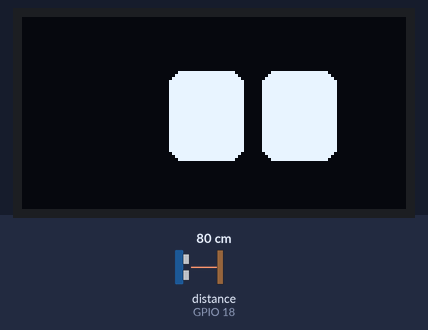
The sketch below on a simulated ESP32. Shown: 128×64 one-colour display. Wiring (inferred from the names in the program): ultrasonic range finder: trigger GPIO 5; echo GPIO 18. Inputs (shaded band) come from the test bench; at power-on: distance to the obstacle (sensor on GPIO 18) 80 cm. The echo pulse lasts 58.3 µs per cm; WiFi joins after 1.5 s; servers stay silent unless stated; the display library's start-up logo is not drawn; the local clock reads 2024-03-15 10:24:30 at power-on unless the sketch sets it; random numbers use the default seed unless the sketch sets one; what the sketch prints to the serial monitor is not drawn.

Above: at 4.2 s.
4.3 s: distance to the obstacle (sensor on GPIO 18) set to 73 cm
7.0 s: distance to the obstacle (sensor on GPIO 18) set to 66 cm
At 7.8 s:
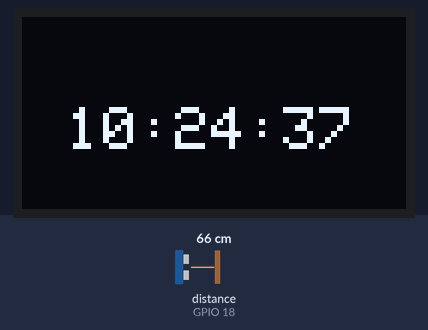
10.0 s: distance to the obstacle (sensor on GPIO 18) set to 120 cm
At 11.0 s:
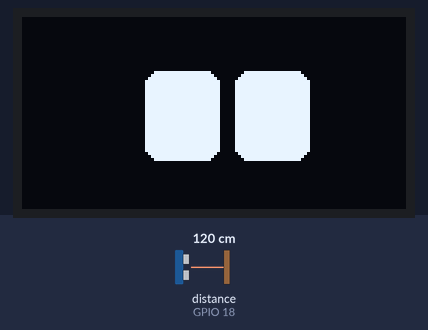
Timing chart, 0 to 13.0 s (numbered marks = the images above; inputs shaded):
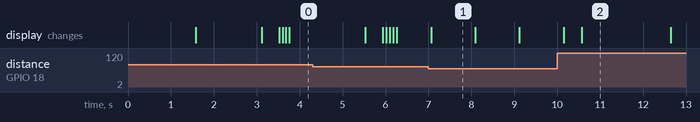

The sketch:

jam_digital.ino
```cpp
// Connect: Vcc-3.3V, Gnd-Gnd, SCL-D22, SDA-D21 (OLED 0.96 inch)
// HC-SR04: Trig = D5, Echo = D18
// Code No: 03
// by sabar24
#include <Wire.h>
#include <Adafruit_GFX.h>
#include <Adafruit_SSD1306.h>
#include <WiFi.h>
#include "time.h"

#define SCREEN_WIDTH 128
#define SCREEN_HEIGHT 64
#define OLED_RESET -1
Adafruit_SSD1306 display(SCREEN_WIDTH, SCREEN_HEIGHT, &Wire, OLED_RESET);

// Ultrasonic HC-SR04 pins
#define TRIG_PIN 5
#define ECHO_PIN 18

// Eye position and size
int leftEyeX = 40;
int rightEyeX = 80;
int eyeY = 18;
int eyeWidth = 25;
int eyeHeight = 30;


// Target positions (for smooth movement)
int targetLeftEyeX = leftEyeX;
int targetRightEyeX = rightEyeX;
int moveSpeed = 2;

// Blinking and animation variables
int blinkState = 0;
int blinkDelay = 2000;
unsigned long lastBlinkTime = 0;
unsigned long moveTime = 0;
int expression = 0;

// WiFi + NTP Time Setup
const char* ssid     = "HUAWEI-2.4G-Gaz6";       // Ganti dengan WiFi kamu
const char* password = "58YnbSpT";   // Ganti dengan password kamu
const char* ntpServer = "pool.ntp.org";
const long  gmtOffset_sec = 8 * 3600;   // WITA = UTC+8
const int   daylightOffset_sec = 0;

bool timeInitialized = false;

void setup() {
  Serial.begin(115200);
  pinMode(TRIG_PIN, OUTPUT);
  pinMode(ECHO_PIN, INPUT);

  display.begin(SSD1306_SWITCHCAPVCC, 0x3C);
  display.display();
  delay(1500);
  display.clearDisplay();

  // WiFi connect untuk kalibrasi waktu
  WiFi.begin(ssid, password);
  Serial.print("Connecting to WiFi");
  display.setTextSize(1);
  display.setTextColor(WHITE);
  display.setCursor(0, 20);
  display.print("Connecting WiFi...");
  display.display();

  unsigned long wifiStart = millis();
  while (WiFi.status() != WL_CONNECTED && millis() - wifiStart < 10000) {
    delay(500);
    Serial.print(".");
  }

  if (WiFi.status() == WL_CONNECTED) {
    Serial.println("\nWiFi Connected!");
    configTime(gmtOffset_sec, daylightOffset_sec, ntpServer);
    struct tm timeinfo;
    if (getLocalTime(&timeinfo)) {
      timeInitialized = true;
      Serial.println("Time synchronized from NTP!");
    } else {
      Serial.println("Failed to get time from NTP");
    }
    WiFi.disconnect(true); // matikan WiFi setelah sinkronisasi
  } else {
    Serial.println("\nWiFi not connected. Time not updated.");
  }
}

// ===========================================================
// Hitung jarak HC-SR04
// ===========================================================
float getDistanceCM() {
  digitalWrite(TRIG_PIN, LOW);
  delayMicroseconds(2);
  digitalWrite(TRIG_PIN, HIGH);
  delayMicroseconds(10);
  digitalWrite(TRIG_PIN, LOW);
  long duration = pulseIn(ECHO_PIN, HIGH, 25000);
  float distance = duration * 0.034 / 2;
  return distance;
}

// ===========================================================
// Tampilkan jam digital
// ===========================================================
void drawClock() {
  struct tm timeinfo;
  display.clearDisplay();

  if (!getLocalTime(&timeinfo)) {
    display.setTextSize(1);
    display.setCursor(10, 25);
    display.print("No Time Data");

  } else {

    display.setTextColor(WHITE);
    display.setTextSize(2);
    display.setCursor(15, 30);
    char timeStr[9];
    strftime(timeStr, sizeof(timeStr), "%H:%M:%S", &timeinfo);
    display.print(timeStr);

  }
  display.display();
}

// ===========================================================
// Loop utama
// ===========================================================
void loop() {
  float distance = getDistanceCM();

  if (distance > 70 || distance <= 0) {
    // ====== MODE MATA ROBOT ======
    unsigned long currentTime = millis();

    // Blinking
    if (currentTime - lastBlinkTime > blinkDelay && blinkState == 0) {
      blinkState = 1;
      lastBlinkTime = currentTime;
    } else if (currentTime - lastBlinkTime > 400 && blinkState == 1) {
      blinkState = 0;
      lastBlinkTime = currentTime;
    }

    // Random movement
    if (currentTime - moveTime > random(2000, 5000) && blinkState == 0) {
      int eyeMovement = random(0, 3);
      if (eyeMovement == 1) {
        targetLeftEyeX = 30;
        targetRightEyeX = 60;
      } else if (eyeMovement == 2) {
        targetLeftEyeX = 50;
        targetRightEyeX = 80;
      } else {
        targetLeftEyeX = 40;
        targetRightEyeX = 70;
      }
      moveTime = currentTime;
    }

    // Smooth transition
    if (leftEyeX != targetLeftEyeX)
      leftEyeX += (targetLeftEyeX - leftEyeX) / moveSpeed;
    if (rightEyeX != targetRightEyeX)
      rightEyeX += (targetRightEyeX - rightEyeX) / moveSpeed;

    display.clearDisplay();
    if (blinkState == 0)
      drawExpression(leftEyeX, eyeY, eyeWidth, eyeHeight, expression);
    else
      display.fillRect(leftEyeX, eyeY + eyeHeight / 2 - 2, eyeWidth, 4, WHITE);

    if (blinkState == 0)
      drawExpression(rightEyeX, eyeY, eyeWidth, eyeHeight, expression);
    else
      display.fillRect(rightEyeX, eyeY + eyeHeight / 2 - 2, eyeWidth, 4, WHITE);

    display.display();
    delay(50);

    // Ganti ekspresi
    if (currentTime - moveTime > random(3000, 7000)) {
      expression = random(0, 4);
      moveTime = currentTime;
    }

  } else {
    // ====== MODE JAM DIGITAL ======
    drawClock();
    delay(1000);
  }
}

// ===========================================================
// Fungsi ekspresi mata (tidak diubah)
// ===========================================================
void drawExpression(int eyeX, int eyeY, int eyeWidth, int eyeHeight, int exp) {
  display.fillRoundRect(eyeX, eyeY, eyeWidth, eyeHeight, 5, WHITE);
  switch (exp) {
    case 0:
      break;
    case 1:
      display.fillRect(eyeX + 5, eyeY + 18, eyeWidth - 10, 4, WHITE);
      break;
    case 2:
      display.fillRect(eyeX + 5, eyeY + eyeHeight - 12, eyeWidth - 10, 4, WHITE);
      break;
    case 3:
      display.fillRect(eyeX + 5, eyeY + 7, eyeWidth - 10, 4, WHITE);
      break;
  }
}
```

Measured:
- the behaviour switches between 71 and 70 cm on distance to the obstacle (sensor on GPIO 18) (found by bisection; images 0 and 1)
- what the display in image 1 shows lasts 1.0 s, from 7.1 s to 8.1 s
